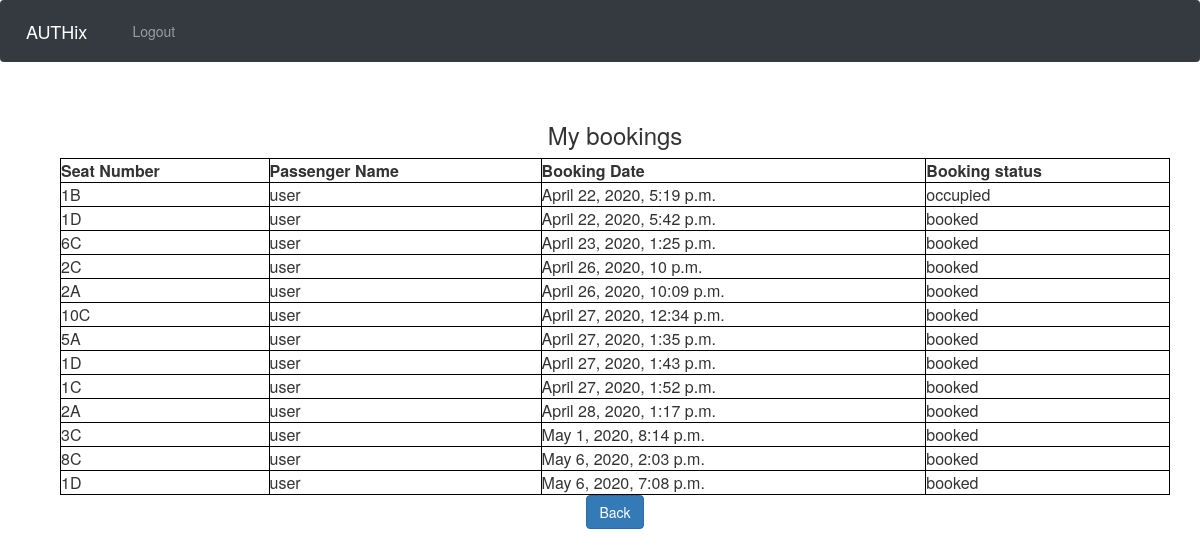
The app's page /allbookings_admin/ (signed in), older data.
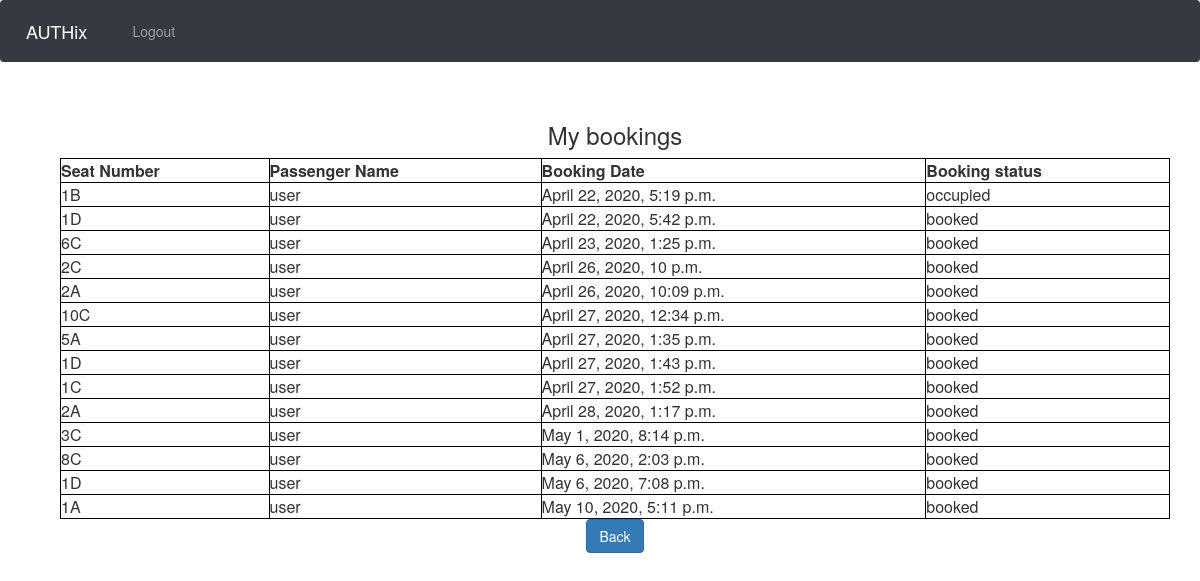
The same page, newer data.
### myapp/models.py (models this page shows)
class allbookings(models.Model):
    CHOICES = (
        ('allow', 'Allow'),
        ('occupied', 'Occupied'),
    )
    slot_name = models.CharField(max_length=50, blank=True, null=True)
    visiname = models.CharField(max_length=50, blank=True, null=True, default="NONE")
    date = models.DateTimeField(default=datetime.now, blank=True)
    status =  models.CharField(max_length=50, choices= CHOICES, blank=True, default = "allow")

### myapp/views.py (the view)
# urls.py: url(r'^allbookings_admin/', views.allbookings_admin, name='allbookings_admin'),
@csrf_exempt
def allbookings_admin(request):
	if request.user.is_superuser:
		if request.method == 'GET':
			Image3 = allbookings.objects.all()
			stu = {"details":Image3}
			return render(request,'allbookings_admin.html', stu)

### myapp/templates/allbookings_admin.html (shortened to what this page needs)
{% extends 'temp.html' %}
{% block content %}
<link rel="stylesheet" href="https://maxcdn.bootstrapcdn.com/bootstrap/3.4.0/css/bootstrap.min.css">
<div class="container">
<h3>My bookings</h3>
<table style="width:100%">
   <tr>
       <th>Seat Number</th>
       <th> Passenger Name </th>
       <th>Booking Date</th>
       <th> Booking status </th>
   </tr>
{% for s in details %}
<tr>
 <td>  {{ s.slot_name}}   </td>
 <td>  {{ s.visiname}}   </td>
<td>{{s.date}} </td>
<td>{{s.status}} </td>
 </tr>
{% endfor %}
</table>
<a href="{%  url 'index'%}" class="btn btn-primary">Back</a>
</div>
{% endblock %}

Row changes from the older to the newer data that the page shows:
added allbookings: slot_name "1A", visiname "user", date "May 10, 2020, 5:11 p.m.", status "booked"
